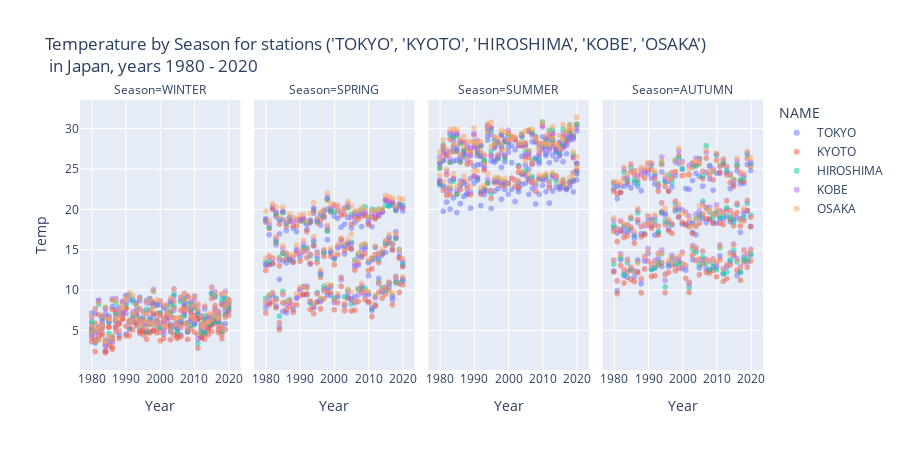

Notebook source saved alongside this figure:
### Code cell
fig = seaonal_temperature_scatter("Japan", 1980, 2020, ('TOKYO','KYOTO', 'HIROSHIMA', 'KOBE', 'OSAKA'))
fig.show()
